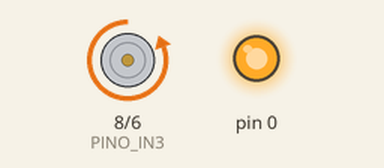
Simulated run of this sketch. Board: Arduino Uno, built with avr-gcc and run on an emulated ATmega328P. Parts: motor-driver pin pairs drawn as motors (green arrow = first pin HIGH = forward, orange = second pin HIGH = backward, longer = more drive, scaled by the enable pin), output pins drawn as LEDs (lit = HIGH).

Above: at 0.5 s.
Timing chart, 0 to 4.6 s (numbered marks = the images above):
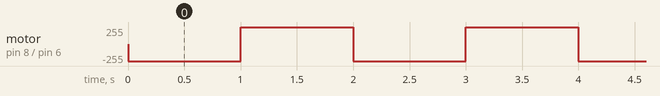

Measured:
- by itself, motor on pin 8 (PINO_IN3) / pin 6 (PINO_IN4): alternates forward 255/255 for 1.0 s and backward 255/255 for 1.0 s

The sketch:

Teste_ponte_h.ino
```cpp
const int PINO_ENB = 5;

//declaracao dos pinos utilizados para controlar o sentido do motor
const int PINO_IN3 = 8;
const int PINO_IN4 = 6;

int i = 0; //declaracao da variavel para as rampas

const int TEMPO_ESPERA = 1000; //declaracao do intervalo de 1 segundo entre os sentidos de rotacao do motor

const int TEMPO_RAMPA = 30; //declaracao do intervalo de 30 ms para as rampas de aceleracao e desaceleracao

void setup() {

  //configuração dos pinos como saida
  pinMode(PINO_ENB, OUTPUT);
  pinMode(PINO_IN3, OUTPUT);
  pinMode(PINO_IN4, OUTPUT);
  pinMode(0, OUTPUT);

  digitalWrite(0, HIGH);

  //inicia o codigo com os motores parados
  /*digitalWrite(PINO_IN3, LOW);
  digitalWrite(PINO_IN4, LOW);
  digitalWrite(PINO_ENB, LOW);*/

}

void loop() {

  //configura os motores para o sentido horario
  digitalWrite(PINO_IN3, LOW);
  digitalWrite(PINO_IN4, HIGH);
  digitalWrite(PINO_ENB, 100);
  delay(1000);
  //rampa de aceleracao
  /*for (i = 0; i < 256; i=i+10){
    analogWrite(PINO_ENB, i);
    delay(TEMPO_RAMPA); //intervalo para incrementar a variavel i
  }

  //rampa de desaceleracao
  for (i = 255; i >= 0; i=i-10){
    analogWrite(PINO_ENB, i);
    delay(TEMPO_RAMPA); //intervalo para incrementar a variavel i
  }

  delay(TEMPO_ESPERA); //intervalo de um segundo*/

  //configura os motores para o sentido anti-horario
  digitalWrite(PINO_IN3, HIGH);
  digitalWrite(PINO_IN4, LOW);
  digitalWrite(PINO_ENB, 100);
  delay(1000);

  //rampa de aceleracao
  /*for (i = 0; i < 256; i=i+10){
    analogWrite(PINO_ENB, i);
    delay(TEMPO_RAMPA); //intervalo para incrementar a variavel i
  }

  //rampa de desaceleracao
  for (i = 255; i >= 0; i=i-10){
    analogWrite(PINO_ENA, i);
    analogWrite(PINO_ENB, i);
    delay(TEMPO_RAMPA); //intervalo para incrementar a variavel i
  }*/

  //delay(TEMPO_ESPERA); //intervalo de um segundo

}
```
